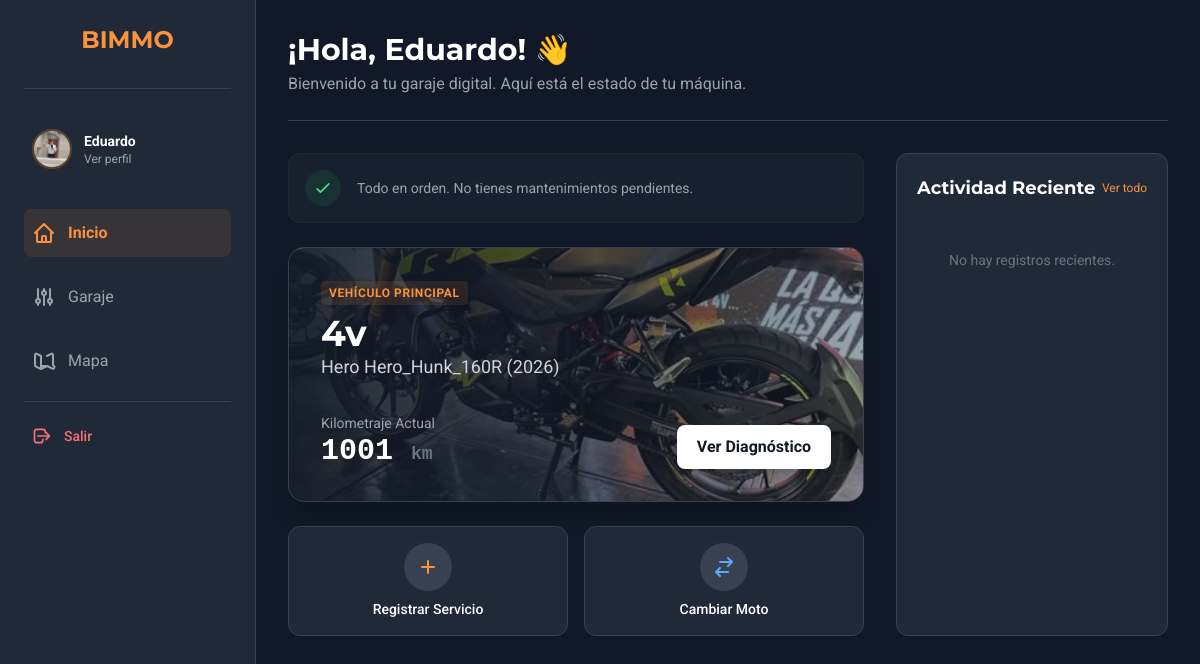
/ (signed in), run on an earlier commit of the app's database.
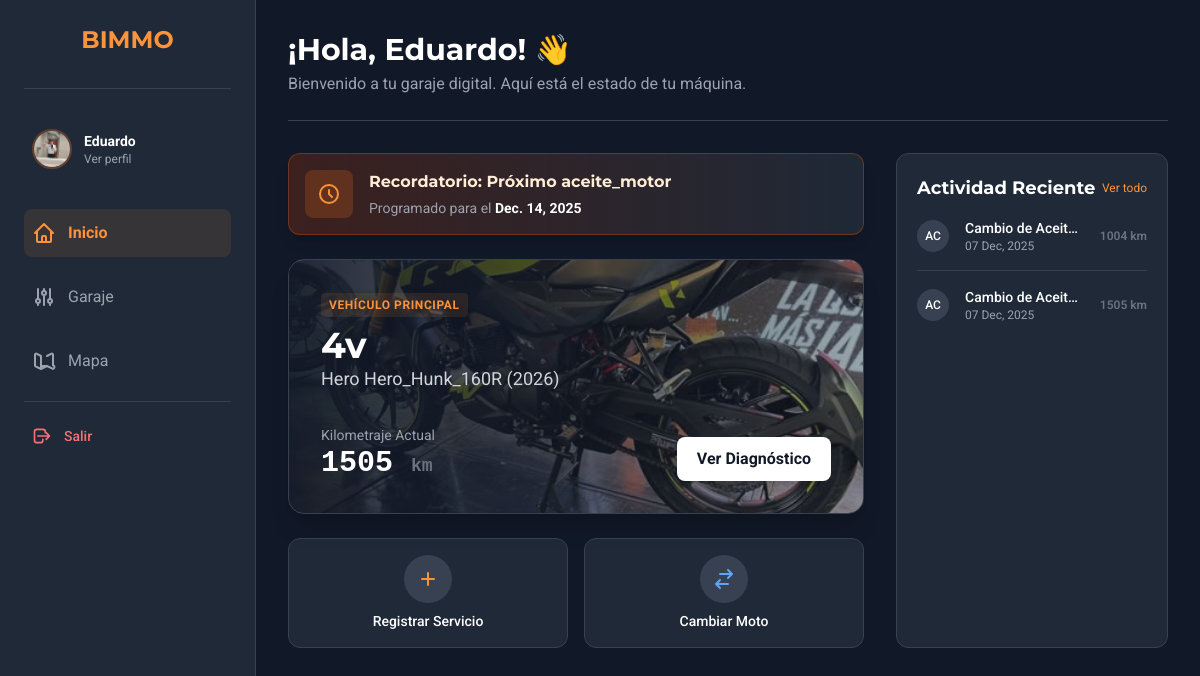
And on a later commit of the database.
### app/models.py (models this page shows, shortened)
class Motorcycle(models.Model):
    owner = models.ForeignKey(User, on_delete=models.CASCADE, related_name='motorcycles')
    nickname = models.CharField(max_length=100, help_text="Apodo de tu moto (ej. La Furia)")
    make = models.CharField(max_length=100, verbose_name="Marca")
    model = models.CharField(max_length=100, verbose_name="Modelo")
    year = models.IntegerField(verbose_name="Año")
    plate_number = models.CharField(max_length=20, blank=True, null=True, verbose_name="Placa/Matrícula")
    mileage = models.IntegerField(default=0, verbose_name="Kilometraje Actual")
    photo = models.ImageField(upload_to='moto_photos/', default='default_motorcycle_photo.jpg', blank=True)
    is_active = models.BooleanField(default=True, help_text="Desmarcar si vendiste o diste de baja la moto")
    created_at = models.DateTimeField(auto_now_add=True)

class MaintenanceReminder(models.Model):
    REMINDER_TYPE_CHOICES = [
        ('distance', 'Por Kilometraje'),
        ('date', 'Por Fecha'),
    ]
    motorcycle = models.ForeignKey(Motorcycle, on_delete=models.CASCADE, related_name='reminders')
    service_type = models.CharField(max_length=100, verbose_name="Servicio a Realizar") # Texto libre o vinculado a choices
    reminder_type = models.CharField(max_length=20, choices=REMINDER_TYPE_CHOICES, default='distance')
    next_service_at_mileage = models.IntegerField(null=True, blank=True, verbose_name="A los Km")
    next_service_date = models.DateField(null=True, blank=True, verbose_name="En la Fecha")
    is_active = models.BooleanField(default=True)
    created_at = models.DateTimeField(auto_now_add=True)

class MaintenanceLog(models.Model):
    SERVICE_CHOICES = [
        ('aceite_motor', 'Cambio de Aceite de Motor'),
        ('filtro_aceite', 'Cambio de Filtro de Aceite'),
        ('filtro_aire', 'Limpieza/Cambio Filtro de Aire'),
        ('bujias', 'Cambio de Bujías'),
        ('kit_arrastre', 'Mantenimiento Kit de Arrastre'),
        ('frenos_delanteros', 'Frenos Delanteros (Pastillas/Líquido)'),
        ('frenos_traseros', 'Frenos Traseros (Zapatas/Pastillas)'),
        ('neumaticos', 'Cambio de Neumáticos'),
        ('bateria', 'Batería'),
        ('ajuste_valvulas', 'Ajuste de Válvulas'),
        ('suspension', 'Mantenimiento de Suspensión'),
        ('otro', 'Otro / Reparación General'),
    ]
    motorcycle = models.ForeignKey(Motorcycle, on_delete=models.CASCADE, related_name='maintenance_logs')
    service_type = models.CharField(max_length=50, choices=SERVICE_CHOICES, verbose_name="Tipo de Servicio")
    date = models.DateField(default=timezone.now, verbose_name="Fecha del Servicio")
    mileage_at_service = models.IntegerField(verbose_name="Kilometraje al momento del servicio")
    cost = models.DecimalField(max_digits=10, decimal_places=2, null=True, blank=True, verbose_name="Costo")
    notes = models.TextField(blank=True, null=True, verbose_name="Notas Adicionales")
    created_at = models.DateTimeField(auto_now_add=True)
    class Meta:
        ordering = ['-date'] # Los más recientes primero

### app/views.py (the view)
# urls.py: path('', views.index, name='index'),
def index(request):
    if 'user_id' in request.session:
        user = User.objects.get(id=request.session['user_id'])
        try:
            profile = Profile.objects.get(user=user)
        except Profile.DoesNotExist:
            profile = Profile.objects.create(user=user)
        motorcycles = Motorcycle.objects.filter(owner=user, is_active=True)
        main_moto = None
        selected_moto_id = request.session.get('selected_moto_id')
        if selected_moto_id:
            main_moto = motorcycles.filter(id=selected_moto_id).first()
        if not main_moto:
            main_moto = motorcycles.first()
            if main_moto:
                request.session['selected_moto_id'] = main_moto.id
        maintenance_logs = []
        maintenance_reminders = []
        if main_moto:
            maintenance_logs = MaintenanceLog.objects.filter(motorcycle=main_moto)[:5]
            maintenance_reminders = MaintenanceReminder.objects.filter(motorcycle=main_moto, is_active=True)
        context = {
            'user': user,
            'profile': profile,
            'motorcycles': motorcycles,
            'main_moto': main_moto,
            'maintenance_logs': maintenance_logs,
            'maintenance_reminders': maintenance_reminders,
        }
        return render(request, 'index.html', context)
    return render(request, 'index.html', {})

### app/context_processors.py (called while the page is built)
def user_profile_global(request):
    context = {}
    if 'user_id' in request.session:
        try:
            user = User.objects.get(id=request.session['user_id'])
            context['user_global'] = user
            try:
                context['profile_global'] = Profile.objects.get(user=user)
            except Profile.DoesNotExist:
                context['profile_global'] = None
        except User.DoesNotExist:
            pass
    return context

### app/templates/index.html (shortened to what the changed rows need)
{% extends "base.html" %}
{% block content %}
<div class="p-4 mx-auto max-w-7xl sm:p-6 lg:p-8">
    <div class="pb-6 mb-8 border-b border-gray-700">
        <h2 class="text-3xl font-bold text-white">¡Hola, {{ user.first_name|default:user.username }}! 👋</h2>
    </div>
    {% if main_moto %}
    <div class="grid grid-cols-1 gap-6 lg:grid-cols-3 lg:gap-8">
        <div class="lg:col-span-2 space-y-6">
            {% if maintenance_reminders %}
                {% for reminder in maintenance_reminders %}
                <div class="p-4 bg-gradient-to-r from-orange-900/40 to-gray-800 border border-orange-700/50 rounded-xl flex items-start gap-4 shadow-lg">
                    <div class="p-3 bg-orange-500/20 rounded-lg text-orange-400">
                        <svg class="w-6 h-6" fill="none" stroke="currentColor" viewBox="0 0 24 24"><path stroke-linecap="round" stroke-linejoin="round" stroke-width="2" d="M12 8v4l3 3m6-3a9 9 0 11-18 0 9 9 0 0118 0z"></path></svg>
                    </div>
                    <div>
                        <h4 class="font-bold text-orange-100">Recordatorio: {{ reminder.service_type }}</h4>
                        <div class="text-sm text-gray-400 mt-1">
                            {% if reminder.reminder_type == 'distance' %}
                                {% if main_moto.mileage >= reminder.next_service_at_mileage %}
                                    {% widthratio reminder.next_service_at_mileage 1 -1 as meta_negativa %}
                                    <span class="text-red-500 font-bold bg-red-900/20 px-2 py-0.5 rounded border border-red-500/30">
                                        ¡VENCIDO!
                                    </span>
                                    <span class="text-red-400 block mt-1">
                                        Se pasó hace <b>{{ main_moto.mileage|add:meta_negativa }} km</b>
                                    </span>
                                {% else %}
                                    {% widthratio main_moto.mileage 1 -1 as actual_negativo %}
                                    Programado a los <span class="text-white font-bold">{{ reminder.next_service_at_mileage }} km</span>
                                    <span class="block text-orange-300 mt-0.5">
                                        (Faltan <b>{{ reminder.next_service_at_mileage|add:actual_negativo }} km</b>)
                                    </span>
                                {% endif %}
                            {% else %}
                                {% now "Y-m-d" as hoy_str %}
                                {% if reminder.next_service_date|date:"Y-m-d" < hoy_str %}
                                     <span class="text-red-500 font-bold bg-red-900/20 px-2 py-0.5 rounded border border-red-500/30">
                                        ¡VENCIDO!
                                    </span>
                                    <span class="text-red-400 block mt-1">
                                        Era para el {{ reminder.next_service_date }}
                                    </span>
                                {% else %}
                                    Programado para el <span class="text-white font-bold">{{ reminder.next_service_date }}</span>
                                {% endif %}
                            {% endif %}
                        </div>
                    </div>
                </div>
                {% endfor %}
            {% else %}
                <div class="p-4 bg-gray-800/50 border border-green-900/30 rounded-xl flex items-center gap-4">
                    <div class="p-2 bg-green-500/10 rounded-full text-green-400">
                        <svg class="w-5 h-5" fill="none" stroke="currentColor" viewBox="0 0 24 24"><path stroke-linecap="round" stroke-linejoin="round" stroke-width="2" d="M5 13l4 4L19 7"></path></svg>
                    </div>
                    <p class="text-sm text-gray-400">Todo en orden. No tienes mantenimientos pendientes.</p>
                </div>
            {% endif %}
            <div class="relative overflow-hidden bg-gray-800 rounded-2xl shadow-xl border border-gray-700 group">
                <div class="absolute inset-0 bg-gradient-to-r from-gray-900/90 via-gray-900/40 to-transparent z-10 pointer-events-none"></div>
                {% if main_moto.photo %}
                    <img src="{{ main_moto.photo.url }}" alt="{{ main_moto.model }}" class="absolute inset-0 w-full h-full object-cover opacity-60 group-hover:scale-105 transition-transform duration-700">
                {% else %}
                    <img src="https://placehold.co/800x400/111827/4b5563?text=Moto" class="absolute inset-0 w-full h-full object-cover opacity-50">
                {% endif %}
                <div class="relative z-20 p-6 sm:p-8">
                    <div class="flex justify-between items-start">
                        <div>
                            <span class="inline-block px-2 py-1 mb-2 text-xs font-bold text-orange-400 bg-orange-400/10 rounded uppercase tracking-wider">Vehículo Principal</span>
                            <h3 class="text-3xl sm:text-4xl font-bold text-white">{{ main_moto.nickname|default:main_moto.model }}</h3>
                            <p class="text-gray-300 text-lg">{{ main_moto.make }} {{ main_moto.model }} ({{ main_moto.year }})</p>
                        </div>
                    </div>
                    <div class="mt-8 flex items-end justify-between">
                        <div>
                            <p class="text-sm text-gray-400">Kilometraje Actual</p>
                            <p class="text-3xl font-bold text-white font-mono">{{ main_moto.mileage }} <span class="text-lg text-gray-500">km</span></p>
                        </div>
                        <a href="{% url 'motodetails' moto_id=main_moto.id %}" class="px-5 py-2.5 bg-white text-gray-900 font-bold rounded-lg hover:bg-gray-200 transition-colors shadow-lg">
                            Ver Diagnóstico
                        </a>
                    </div>
                </div>
            </div>
            <div class="grid grid-cols-2 gap-4">
                <a href="{% url 'maintenance_add' moto_id=main_moto.id %}" class="flex flex-col items-center justify-center p-4 bg-gray-800 border border-gray-700 rounded-xl hover:bg-gray-700 hover:border-orange-500/50 transition-all group">
                    <div class="p-3 bg-gray-700 rounded-full text-orange-400 group-hover:bg-orange-500 group-hover:text-white transition-colors mb-2">
                        <svg class="w-6 h-6" fill="none" stroke="currentColor" viewBox="0 0 24 24"><path stroke-linecap="round" stroke-linejoin="round" stroke-width="2" d="M12 6v6m0 0v6m0-6h6m-6 0H6"></path></svg>
                    </div>
                    <span class="font-medium text-sm">Registrar Servicio</span>
                </a>
                <button id="open-switch-modal" class="flex flex-col items-center justify-center p-4 bg-gray-800 border border-gray-700 rounded-xl hover:bg-gray-700 hover:border-blue-500/50 transition-all group">
                    <div class="p-3 bg-gray-700 rounded-full text-blue-400 group-hover:bg-blue-500 group-hover:text-white transition-colors mb-2">
                        <svg class="w-6 h-6" fill="none" stroke="currentColor" viewBox="0 0 24 24"><path stroke-linecap="round" stroke-linejoin="round" stroke-width="2" d="M8 7h12m0 0l-4-4m4 4l-4 4m0 6H4m0 0l4 4m-4-4l4-4"></path></svg>
                    </div>
                    <span class="font-medium text-sm">Cambiar Moto</span>
                </button>
            </div>
        </div>
        <div class="space-y-6">
            <div class="bg-gray-800 rounded-xl border border-gray-700 p-5 h-full">
                <div class="flex items-center justify-between mb-4">
                    <h3 class="text-lg font-bold text-white">Actividad Reciente</h3>
                    <a href="{% url 'motodetails' moto_id=main_moto.id %}" class="text-xs text-orange-400 hover:underline">Ver todo</a>
                </div>
                {% if maintenance_logs %}
                <div class="flow-root">
                    <ul role="list" class="-my-4 divide-y divide-gray-700">
                        {% for log in maintenance_logs %}
                        <li class="py-4">
                            <div class="flex items-center space-x-4">
                                <div class="flex-shrink-0">
                                    <span class="inline-flex items-center justify-center h-8 w-8 rounded-full bg-gray-700">
                                        <span class="text-xs font-medium leading-none text-white">{{ log.service_type|slice:":2"|upper }}</span>
                                    </span>
                                </div>
                                <div class="flex-1 min-w-0">
                                    <p class="text-sm font-medium text-white truncate">
                                        {{ log.get_service_type_display }}
                                    </p>
                                    <p class="text-xs text-gray-400">
                                        {{ log.date|date:"d M, Y" }}
                                    </p>
                                </div>
                                <div class="inline-flex items-center text-xs font-semibold text-gray-500">
                                    {{ log.mileage_at_service }} km
                                </div>
                            </div>
                        </li>
                        {% endfor %}
                    </ul>
                </div>
                {% else %}
                    <div class="text-center py-8">
                        <p class="text-gray-500 text-sm">No hay registros recientes.</p>
                    </div>
                {% endif %}
            </div>
        </div>
    </div>
    {% endif %}
</div>
{% endblock %}

What changed in the data, as far as the page shows it:
added MaintenanceReminder: service_type "Próximo aceite_motor", next_service_date "Dec. 14, 2025"
changed Motorcycle "Hero": mileage "1001" → "1505"
added MaintenanceLog: service_type "AC", service_type "Cambio de Aceit…", date "07 Dec, 2025", mileage_at_service "1004"
added MaintenanceLog: service_type "AC", service_type "Cambio de Aceit…", date "07 Dec, 2025", mileage_at_service "1505"
Also different on the page:
text no longer shown: "Todo en orden. No tienes mantenimientos pendientes. No hay registros recientes."
